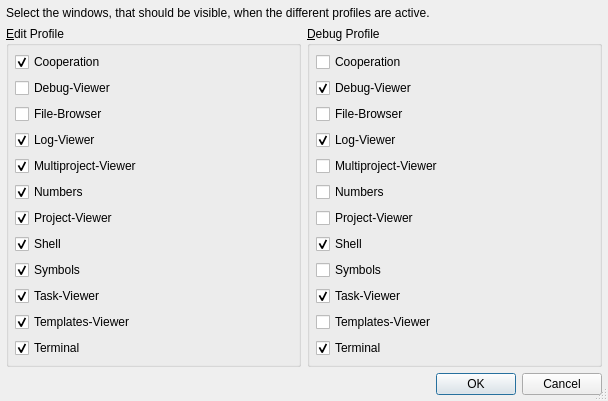
<?xml version="1.0" encoding="UTF-8"?>
<ui version="4.0">
 <class>ViewProfileDialog</class>
 <widget class="QDialog" name="ViewProfileDialog">
  <property name="geometry">
   <rect>
    <x>0</x>
    <y>0</y>
    <width>608</width>
    <height>366</height>
   </rect>
  </property>
  <property name="windowTitle">
   <string>Configure View Profiles</string>
  </property>
  <property name="sizeGripEnabled">
   <bool>true</bool>
  </property>
  <layout class="QGridLayout" name="gridLayout">
   <item row="0" column="0" colspan="2">
    <widget class="QLabel" name="textLabel1">
     <property name="text">
      <string>Select the windows, that should be visible, when the different profiles are active.</string>
     </property>
     <property name="alignment">
      <set>Qt::AlignVCenter</set>
     </property>
    </widget>
   </item>
   <item row="1" column="0">
    <widget class="QGroupBox" name="editGroup">
     <property name="title">
      <string>&amp;Edit Profile</string>
     </property>
     <layout class="QVBoxLayout" name="verticalLayout">
      <item>
       <widget class="QCheckBox" name="epcoCheckBox">
        <property name="text">
         <string>Cooperation</string>
        </property>
        <property name="checked">
         <bool>true</bool>
        </property>
       </widget>
      </item>
      <item>
       <widget class="QCheckBox" name="epdbCheckBox">
        <property name="text">
         <string>Debug-Viewer</string>
        </property>
       </widget>
      </item>
      <item>
       <widget class="QCheckBox" name="epfbCheckBox">
        <property name="text">
         <string>File-Browser</string>
        </property>
       </widget>
      </item>
      <item>
       <widget class="QCheckBox" name="eplvCheckBox">
        <property name="text">
         <string>Log-Viewer</string>
        </property>
        <property name="checked">
         <bool>true</bool>
        </property>
       </widget>
      </item>
      <item>
       <widget class="QCheckBox" name="epmpbCheckBox">
        <property name="text">
         <string>Multiproject-Viewer</string>
        </property>
        <property name="checked">
         <bool>true</bool>
        </property>
       </widget>
      </item>
      <item>
       <widget class="QCheckBox" name="epnuCheckBox">
        <property name="text">
         <string>Numbers</string>
        </property>
        <property name="checked">
         <bool>true</bool>
        </property>
       </widget>
      </item>
      <item>
       <widget class="QCheckBox" name="eppbCheckBox">
        <property name="text">
         <string>Project-Viewer</string>
        </property>
        <property name="checked">
         <bool>true</bool>
        </property>
       </widget>
      </item>
      <item>
       <widget class="QCheckBox" name="eppsCheckBox">
        <property name="text">
         <string>Shell</string>
        </property>
        <property name="checked">
         <bool>true</bool>
        </property>
       </widget>
      </item>
      <item>
       <widget class="QCheckBox" name="epsyCheckBox">
        <property name="text">
         <string>Symbols</string>
        </property>
        <property name="checked">
         <bool>true</bool>
        </property>
       </widget>
      </item>
      <item>
       <widget class="QCheckBox" name="eptvCheckBox">
        <property name="text">
         <string>Task-Viewer</string>
        </property>
        <property name="checked">
         <bool>true</bool>
        </property>
       </widget>
      </item>
      <item>
       <widget class="QCheckBox" name="eptevCheckBox">
        <property name="text">
         <string>Templates-Viewer</string>
        </property>
        <property name="checked">
         <bool>true</bool>
        </property>
       </widget>
      </item>
      <item>
       <widget class="QCheckBox" name="eptwCheckBox">
        <property name="text">
         <string>Terminal</string>
        </property>
        <property name="checked">
         <bool>true</bool>
        </property>
       </widget>
      </item>
     </layout>
    </widget>
   </item>
   <item row="1" column="1">
    <widget class="QGroupBox" name="debugGroup">
     <property name="title">
      <string>&amp;Debug Profile</string>
     </property>
     <layout class="QVBoxLayout" name="verticalLayout_2">
      <item>
       <widget class="QCheckBox" name="dpcoCheckBox">
        <property name="text">
         <string>Cooperation</string>
        </property>
       </widget>
      </item>
      <item>
       <widget class="QCheckBox" name="dpdbCheckBox">
        <property name="text">
         <string>Debug-Viewer</string>
        </property>
        <property name="checked">
         <bool>true</bool>
        </property>
       </widget>
      </item>
      <item>
       <widget class="QCheckBox" name="dpfbCheckBox">
        <property name="text">
         <string>File-Browser</string>
        </property>
       </widget>
      </item>
      <item>
       <widget class="QCheckBox" name="dplvCheckBox">
        <property name="text">
         <string>Log-Viewer</string>
        </property>
        <property name="checked">
         <bool>true</bool>
        </property>
       </widget>
      </item>
      <item>
       <widget class="QCheckBox" name="dpmpbCheckBox">
        <property name="text">
         <string>Multiproject-Viewer</string>
        </property>
       </widget>
      </item>
      <item>
       <widget class="QCheckBox" name="dpnuCheckBox">
        <property name="text">
         <string>Numbers</string>
        </property>
       </widget>
      </item>
      <item>
       <widget class="QCheckBox" name="dppbCheckBox">
        <property name="text">
         <string>Project-Viewer</string>
        </property>
        <property name="checked">
         <bool>false</bool>
        </property>
       </widget>
      </item>
      <item>
       <widget class="QCheckBox" name="dppsCheckBox">
        <property name="text">
         <string>Shell</string>
        </property>
        <property name="checked">
         <bool>true</bool>
        </property>
       </widget>
      </item>
      <item>
       <widget class="QCheckBox" name="dpsyCheckBox">
        <property name="text">
         <string>Symbols</string>
        </property>
       </widget>
      </item>
      <item>
       <widget class="QCheckBox" name="dptvCheckBox">
        <property name="text">
         <string>Task-Viewer</string>
        </property>
        <property name="checked">
         <bool>true</bool>
        </property>
       </widget>
      </item>
      <item>
       <widget class="QCheckBox" name="dptevCheckBox">
        <property name="text">
         <string>Templates-Viewer</string>
        </property>
       </widget>
      </item>
      <item>
       <widget class="QCheckBox" name="dptwCheckBox">
        <property name="text">
         <string>Terminal</string>
        </property>
        <property name="checked">
         <bool>true</bool>
        </property>
       </widget>
      </item>
     </layout>
    </widget>
   </item>
   <item row="2" column="0" colspan="2">
    <widget class="QDialogButtonBox" name="buttonBox">
     <property name="orientation">
      <enum>Qt::Horizontal</enum>
     </property>
     <property name="standardButtons">
      <set>QDialogButtonBox::Cancel|QDialogButtonBox::Ok</set>
     </property>
    </widget>
   </item>
  </layout>
 </widget>
 <layoutdefault spacing="6" margin="6"/>
 <pixmapfunction>qPixmapFromMimeSource</pixmapfunction>
 <tabstops>
  <tabstop>epcoCheckBox</tabstop>
  <tabstop>epdbCheckBox</tabstop>
  <tabstop>epfbCheckBox</tabstop>
  <tabstop>eplvCheckBox</tabstop>
  <tabstop>epmpbCheckBox</tabstop>
  <tabstop>epnuCheckBox</tabstop>
  <tabstop>eppbCheckBox</tabstop>
  <tabstop>eppsCheckBox</tabstop>
  <tabstop>epsyCheckBox</tabstop>
  <tabstop>eptvCheckBox</tabstop>
  <tabstop>eptevCheckBox</tabstop>
  <tabstop>eptwCheckBox</tabstop>
  <tabstop>dpcoCheckBox</tabstop>
  <tabstop>dpdbCheckBox</tabstop>
  <tabstop>dpfbCheckBox</tabstop>
  <tabstop>dplvCheckBox</tabstop>
  <tabstop>dpmpbCheckBox</tabstop>
  <tabstop>dpnuCheckBox</tabstop>
  <tabstop>dppbCheckBox</tabstop>
  <tabstop>dppsCheckBox</tabstop>
  <tabstop>dpsyCheckBox</tabstop>
  <tabstop>dptvCheckBox</tabstop>
  <tabstop>dptevCheckBox</tabstop>
  <tabstop>dptwCheckBox</tabstop>
  <tabstop>buttonBox</tabstop>
 </tabstops>
 <resources/>
 <connections>
  <connection>
   <sender>buttonBox</sender>
   <signal>accepted()</signal>
   <receiver>ViewProfileDialog</receiver>
   <slot>accept()</slot>
   <hints>
    <hint type="sourcelabel">
     <x>56</x>
     <y>208</y>
    </hint>
    <hint type="destinationlabel">
     <x>56</x>
     <y>229</y>
    </hint>
   </hints>
  </connection>
  <connection>
   <sender>buttonBox</sender>
   <signal>rejected()</signal>
   <receiver>ViewProfileDialog</receiver>
   <slot>reject()</slot>
   <hints>
    <hint type="sourcelabel">
     <x>146</x>
     <y>215</y>
    </hint>
    <hint type="destinationlabel">
     <x>146</x>
     <y>234</y>
    </hint>
   </hints>
  </connection>
 </connections>
</ui>
